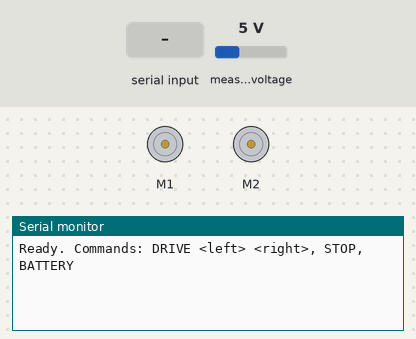
Bench run of a sketch on a simulated Arduino Leonardo, built with avr-gcc and run on an emulated ATmega32U4. Shown: 2 × DC motor (green arrow = forward, orange = backward, longer = faster), the last lines printed to the serial monitor. The test bench sets the inputs (shaded band); at power-on: measured voltage 5 V.

Above: at 1.2 s.
1.3 s: "BATTERY\n" received over Serial
At 2.5 s:
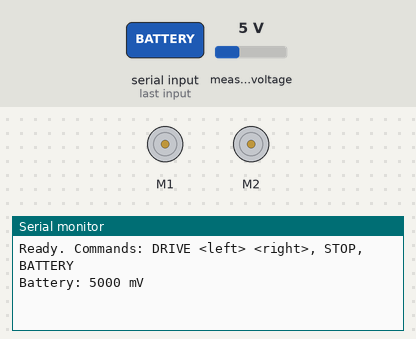
2.8 s: "90 45\n" received over Serial
At 3.7 s:
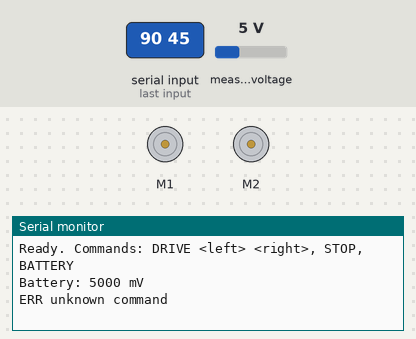

The sketch:

romi32u4_270.ino
```cpp
// snippet: romi32u4_270
// tags: romi, romi32u4, pololu, differential-drive, motors
// boards: romi32u4
// library: Romi32U4
// description: Romi32U4: serial command interface for motors
// prompts: romi32u4, serial, command, interface, motors, include
// verified: compile-only
// source: kd-generated (id 270)
// exact-include: Romi32U4.h

#include <Romi32U4.h>

Romi32U4Motors motors;

char cmdBuf[32];
int cmdIdx = 0;

void setup() {
  Serial.begin(9600);
  Serial.println("Ready. Commands: DRIVE <left> <right>, STOP, BATTERY");
}

void loop() {
  while (Serial.available()) {
    char c = Serial.read();
    if (c == '\n') {
      processCommand(cmdBuf);
      cmdIdx = 0;
      cmdBuf[0] = '\0';
    } else if (cmdIdx < 31) {
      cmdBuf[cmdIdx++] = c;
    }
  }
}

void processCommand(const char* cmd) {
  if (strncmp(cmd, "DRIVE", 5) == 0) {
    // Parse "DRIVE <left> <right>" - skip "DRIVE " (6 chars) then find next space
    const char* p = cmd + 6;  // Skip "DRIVE "
    while (*p == ' ') p++;    // Skip leading spaces

    // Extract left value (up to next space or null)
    char leftStr[16] = {0};
    int i = 0;
    while (*p && *p != ' ' && i < 15) {
      leftStr[i++] = *p++;
    }
    int left = atoi(leftStr);

    // Skip spaces to find right value
    while (*p == ' ') p++;
    int right = atoi(p);

    motors.setSpeeds(left, right);
  } else if (strncmp(cmd, "STOP", 4) == 0) {
    motors.setSpeeds(0, 0);
  } else if (strncmp(cmd, "BATTERY", 7) == 0) {
    uint16_t mv = readBatteryMillivolts();
    Serial.print("Battery: "); Serial.print(mv); Serial.println(" mV");
  } else {
    Serial.println("ERR unknown command");
  }
}
```

Measured:
- after the input at 1.3 s, the serial monitor: prints a new line at once (image 1)
- after the input at 2.8 s, the serial monitor: prints a new line at once (image 2)
